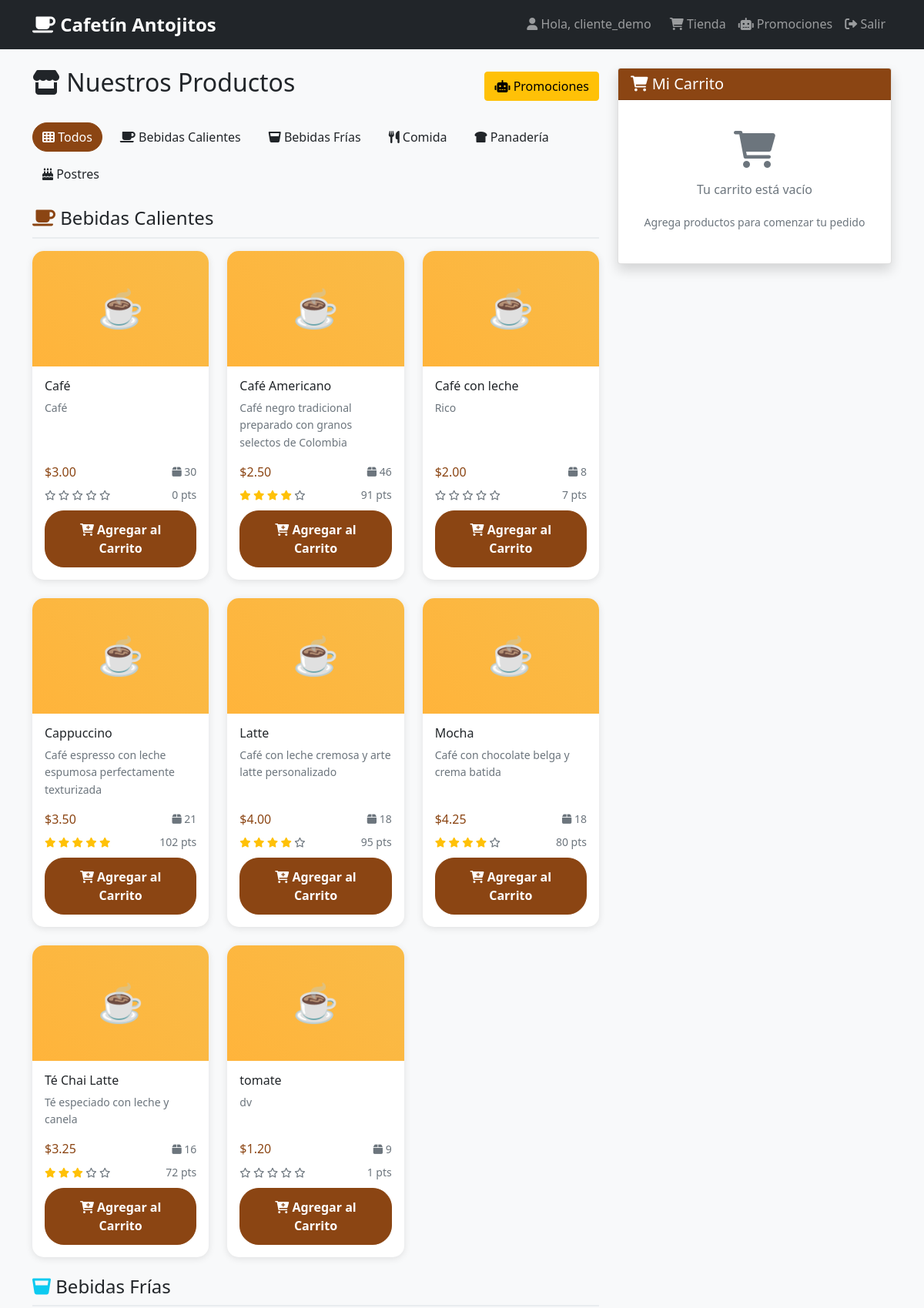
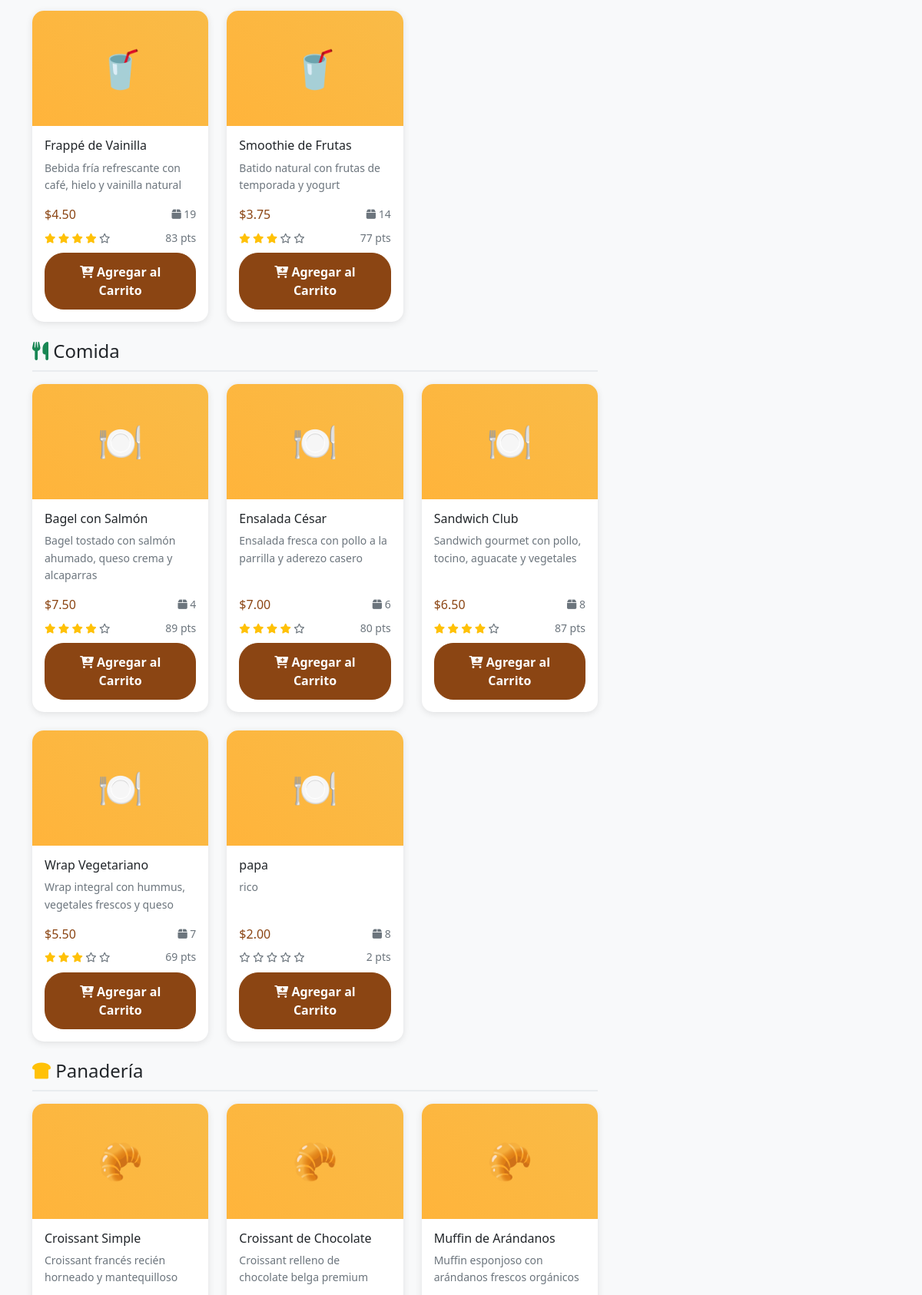
/user (signed in, upper part), run on the app's committed database (2 pictures, top to bottom).
### tables this page shows
CREATE TABLE productos (
            id INTEGER PRIMARY KEY AUTOINCREMENT,
            nombre TEXT NOT NULL,
            descripcion TEXT,
            precio REAL NOT NULL,
            imagen TEXT,
            categoria TEXT,
            stock INTEGER DEFAULT 0,
            popularidad INTEGER DEFAULT 0,
            created_at TIMESTAMP DEFAULT CURRENT_TIMESTAMP
        );

### app.py (the view)
@app.route('/user')
def user():
    if 'user_id' not in session:
        flash('Debes iniciar sesión para acceder', 'error')
        return redirect(url_for('index'))
    conn = get_db_connection()
    productos = conn.execute('SELECT * FROM productos WHERE stock > 0 ORDER BY categoria, nombre').fetchall()
    carrito_items = conn.execute('''
        SELECT p.*, c.cantidad, c.id as carrito_id
        FROM carrito c
        JOIN productos p ON c.producto_id = p.id
        WHERE c.user_id = ?
        ORDER BY c.created_at DESC
    ''', (session['user_id'],)).fetchall()
    productos_por_categoria = defaultdict(list)
    for producto in productos:
        productos_por_categoria[producto['categoria']].append(producto)
    conn.close()
    return render_template('user.html',
                         productos_por_categoria=productos_por_categoria,
                         carrito_items=carrito_items)

### app.py (called while the page is built)
def get_db_connection():
    conn = sqlite3.connect(DATABASE)
    conn.row_factory = sqlite3.Row
    return conn

### templates/user.html (shortened to what this page needs)
{% extends "base.html" %}
{% block content %}
<div class="container py-4">
    <div class="row">
        <div class="col-lg-8">
            <div class="d-flex justify-content-between align-items-center mb-4">
                <h2>
                    <i class="fas fa-store"></i> Nuestros Productos
                </h2>
                <a href="{{ url_for('promociones') }}" class="btn btn-warning">
                    <i class="fas fa-robot"></i> Promociones
                </a>
            </div>
            <div class="category-filters mb-4">
                <button class="btn btn-outline active" onclick="filterCategory('all')">
                    <i class="fas fa-th"></i> Todos
                </button>
                {% for categoria in productos_por_categoria.keys() %}
                <button class="btn btn-outline" onclick="filterCategory('{{ categoria }}')">
                    {% if categoria == 'Bebidas Calientes' %}
                        <i class="fas fa-coffee"></i>
                    {% elif categoria == 'Bebidas Frías' %}
                        <i class="fas fa-glass-whiskey"></i>
                    {% elif categoria == 'Panadería' %}
                        <i class="fas fa-bread-slice"></i>
                    {% elif categoria == 'Comida' %}
                        <i class="fas fa-utensils"></i>
                    {% elif categoria == 'Postres' %}
                        <i class="fas fa-birthday-cake"></i>
                    {% else %}
                        <i class="fas fa-tag"></i>
                    {% endif %}
                    {{ categoria }}
                </button>
                {% endfor %}
            </div>
            {% for categoria, productos in productos_por_categoria.items() %}
            <div class="category-section" data-category="{{ categoria }}">
                <h4 class="category-title mb-3">
                    {% if categoria == 'Bebidas Calientes' %}
                        <i class="fas fa-coffee text-primary"></i>
                    {% elif categoria == 'Bebidas Frías' %}
                        <i class="fas fa-glass-whiskey text-info"></i>
                    {% elif categoria == 'Panadería' %}
                        <i class="fas fa-bread-slice text-warning"></i>
                    {% elif categoria == 'Comida' %}
                        <i class="fas fa-utensils text-success"></i>
                    {% elif categoria == 'Postres' %}
                        <i class="fas fa-birthday-cake text-danger"></i>
                    {% else %}
                        <i class="fas fa-tag text-secondary"></i>
                    {% endif %}
                    {{ categoria }}
                </h4>
                <div class="row">
                    {% for producto in productos %}
                    <div class="col-md-6 col-lg-4 mb-4">
                        <div class="card product-card h-100">
                            <div class="product-image">
                                {% if categoria == 'Bebidas Calientes' %}
                                    ☕
                                {% elif categoria == 'Bebidas Frías' %}
                                    🥤
                                {% elif categoria == 'Panadería' %}
                                    🥐
                                {% elif categoria == 'Comida' %}
                                    🍽️
                                {% elif categoria == 'Postres' %}
                                    🍰
                                {% else %}
                                    🍴
                                {% endif %}
                            </div>
                            <div class="card-body d-flex flex-column">
                                <h6 class="card-title">{{ producto.nombre }}</h6>
                                <p class="card-text text-muted small flex-grow-1">{{ producto.descripcion }}</p>
                                <div class="mt-auto">
                                    <div class="d-flex justify-content-between align-items-center mb-2">
                                        <span class="h6 text-primary mb-0">${{ "%.2f"|format(producto.precio) }}</span>
                                        <small class="text-muted">
                                            <i class="fas fa-box"></i> {{ producto.stock }}
                                        </small>
                                    </div>
                                    <div class="d-flex justify-content-between align-items-center mb-2">
                                        <div class="popularity-stars">
                                            {% set stars = (producto.popularidad / 20) | int %}
                                            {% for i in range(5) %}
                                                {% if i < stars %}
                                                    <i class="fas fa-star text-warning"></i>
                                                {% else %}
                                                    <i class="far fa-star text-muted"></i>
                                                {% endif %}
                                            {% endfor %}
                                        </div>
                                        <small class="text-muted">{{ producto.popularidad }} pts</small>
                                    </div>
                                    <button class="btn btn-primary w-100" onclick="addToCart({{ producto.id }})"
                                            {% if producto.stock == 0 %}disabled{% endif %}>
                                        {% if producto.stock == 0 %}
                                            <i class="fas fa-times"></i> Sin Stock
                                        {% else %}
                                            <i class="fas fa-cart-plus"></i> Agregar al Carrito
                                        {% endif %}
                                    </button>
                                </div>
                            </div>
                        </div>
                    </div>
                    {% endfor %}
                </div>
            </div>
            {% endfor %}
        </div>
        <div class="col-lg-4">
            <div class="card cart-card shadow sticky-top">
                <div class="card-header bg-primary text-white">
                    <h5 class="mb-0">
                        <i class="fas fa-shopping-cart"></i> Mi Carrito
                    </h5>
                </div>
                <div class="card-body">
                    <div id="cart-items">
                        {% if carrito_items %}
                            {% set total = 0 %}
                            {% for item in carrito_items %}
                                {% set item_total = item.precio * item.cantidad %}
                                {% set total = total + item_total %}
                                <div class="cart-item mb-3 p-3 border rounded">
                                    <div class="d-flex justify-content-between align-items-start">
                                        <div class="flex-grow-1">
                                            <h6 class="mb-1">{{ item.nombre }}</h6>
                                            <small class="text-muted">
                                                ${{ "%.2f"|format(item.precio) }} x {{ item.cantidad }}
                                            </small>
                                        </div>
                                        <div class="text-end">
                                            <div class="fw-bold text-primary">${{ "%.2f"|format(item_total) }}</div>
                                            <button class="btn btn-sm btn-outline-danger mt-1"
                                                    onclick="removeFromCart({{ item.carrito_id }})">
                                                <i class="fas fa-trash"></i>
                                            </button>
                                        </div>
                                    </div>
                                </div>
                            {% endfor %}
                            <hr>
                            <div class="d-flex justify-content-between align-items-center mb-3">
                                <strong class="h5">Total: ${{ "%.2f"|format(total) }}</strong>
                            </div>
                            <button class="btn btn-success w-100 mb-2" onclick="checkout()">
                                <i class="fas fa-credit-card"></i> Proceder al Pago
                            </button>
                            <button class="btn btn-outline-secondary w-100" onclick="clearCart()">
                                <i class="fas fa-trash"></i> Vaciar Carrito
                            </button>
                        {% else %}
                            <div class="text-center py-4">
                                <i class="fas fa-shopping-cart fa-3x text-muted mb-3"></i>
                                <p class="text-muted">Tu carrito está vacío</p>
                                <small class="text-muted">Agrega productos para comenzar tu pedido</small>
                            </div>
                        {% endif %}
                    </div>
                </div>
            </div>
        </div>
    </div>
</div>
{% endblock %}

### static/style.css (style rules this page uses)
:root { --primary-color: #8b4513; --secondary-color: #d2691e; --accent-color: #f4a460; --dark-color: #2c1810; --light-color: #f5f5dc; --success-color: #28a745; --danger-color: #dc3545; --warning-color: #ffc107; --info-color: #17a2b8; }
* { box-sizing: border-box; }
body { font-family: "Segoe UI", Tahoma, Geneva, Verdana, sans-serif; background-color: #f8f9fa; line-height: 1.6; }
.product-card { border: none; border-radius: 15px; overflow: hidden; transition: all 0.3s ease; box-shadow: 0 5px 15px rgba(0, 0, 0, 0.1); }
.product-image { height: 200px; background: linear-gradient(45deg, var(--primary-color), var(--secondary-color)); display: flex; align-items: center; justify-content: center; position: relative; }
.btn-primary { background-color: var(--primary-color); border-color: var(--primary-color); border-radius: 25px; padding: 0.75rem 2rem; font-weight: 600; transition: all 0.3s ease; }
.card { transition: all 0.3s ease; }
.text-primary { color: var(--primary-color) !important; }
.bg-primary { background-color: var(--primary-color) !important; }

### templates/user.html (style rules this page uses)
.category-filters { display: flex; flex-wrap: wrap; gap: 10px; }
.category-filters .btn { border-radius: 25px; transition: all 0.3s ease; }
.category-filters .btn.active { background-color: #8b4513; color: white; border-color: #8b4513; }
.category-title { border-bottom: 2px solid #e9ecef; padding-bottom: 10px; margin-bottom: 20px; }
.product-card { transition: transform 0.3s ease, box-shadow 0.3s ease; border: none; box-shadow: 0 2px 10px rgba(0, 0, 0, 0.1); }
.product-image { height: 150px; background: linear-gradient(45deg, #ffb43b 0%, #f9bb47 100%); display: flex; align-items: center; justify-content: center; font-size: 3rem; color: white; border-radius: 10px 10px 0 0; }
.cart-card { top: 20px; }
.popularity-stars { font-size: 0.8rem; }

### data on the page
productos: categoria "Bebidas Calientes", nombre "Café", descripcion "Café", precio "3.00", stock "30", popularidad "0", shows "Agregar al Carrito"
productos: categoria "Bebidas Frías", nombre "Frappé de Vainilla", descripcion "Bebida fría refrescante con café, hielo y vainilla natural", precio "4.50", stock "19", popularidad "83", shows "Agregar al Carrito"
productos: categoria "Comida", nombre "Bagel con Salmón", descripcion "Bagel tostado con salmón ahumado, queso crema y alcaparras", precio "7.50", stock "4", popularidad "89", shows "Agregar al Carrito"
productos: categoria "Panadería", nombre "Croissant Simple", descripcion "Croissant francés recién horneado y mantequilloso"
productos: categoria "Postres"
productos: nombre "Café Americano", descripcion "Café negro tradicional preparado con granos selectos de Colombia", precio "2.50", stock "46", popularidad "91", shows "Agregar al Carrito"
productos: nombre "Café con leche", descripcion "Rico", precio "2.00", stock "8", popularidad "7", shows "Agregar al Carrito"
productos: nombre "Cappuccino", descripcion "Café espresso con leche espumosa perfectamente texturizada", precio "3.50", stock "21", popularidad "102", shows "Agregar al Carrito"
productos: nombre "Latte", descripcion "Café con leche cremosa y arte latte personalizado", precio "4.00", stock "18", popularidad "95", shows "Agregar al Carrito"
productos: nombre "Mocha", descripcion "Café con chocolate belga y crema batida", precio "4.25", stock "18", popularidad "80", shows "Agregar al Carrito"
productos: nombre "Té Chai Latte", descripcion "Té especiado con leche y canela", precio "3.25", stock "16", popularidad "72", shows "Agregar al Carrito"
productos: nombre "tomate", descripcion "dv", precio "1.20", stock "9", popularidad "1", shows "Agregar al Carrito"
productos: nombre "Smoothie de Frutas", descripcion "Batido natural con frutas de temporada y yogurt", precio "3.75", stock "14", popularidad "77", shows "Agregar al Carrito"
productos: nombre "Ensalada César", descripcion "Ensalada fresca con pollo a la parrilla y aderezo casero", precio "7.00", stock "6", popularidad "80", shows "Agregar al Carrito"
productos: nombre "Sandwich Club", descripcion "Sandwich gourmet con pollo, tocino, aguacate y vegetales", precio "6.50", stock "8", popularidad "87", shows "Agregar al Carrito"
productos: nombre "Wrap Vegetariano", descripcion "Wrap integral con hummus, vegetales frescos y queso", precio "5.50", stock "7", popularidad "69", shows "Agregar al Carrito"
productos: nombre "papa", descripcion "rico", precio "2.00", stock "8", popularidad "2", shows "Agregar al Carrito"
productos: nombre "Croissant de Chocolate", descripcion "Croissant relleno de chocolate belga premium"
productos: nombre "Muffin de Arándanos", descripcion "Muffin esponjoso con arándanos frescos orgánicos"

### other printed values
{{ session.username }} "cliente_demo"
